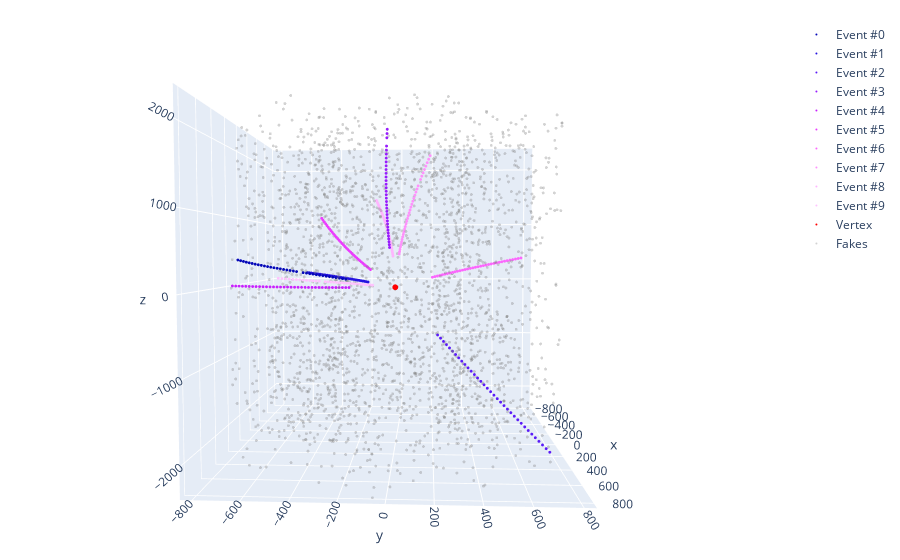

This figure's notebook cell:
### Code cell
draw_event(
    hits=event.hits,
    fakes=event.fakes,
    vertex=event.vertex.numpy,
    labels=event.track_ids,
)
